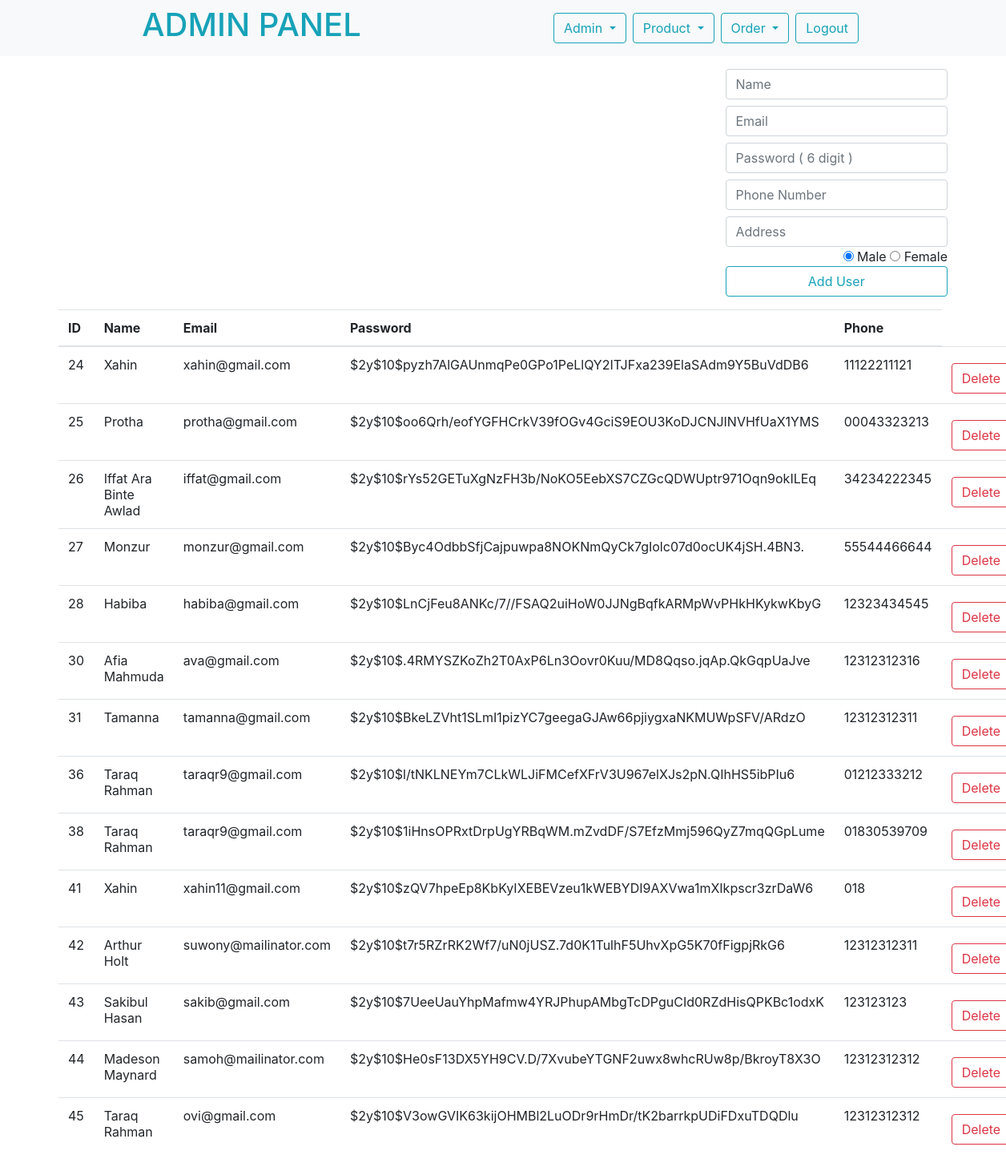
Page /admin/users.php (signed in) on the committed database.
### tables this page shows
CREATE TABLE `userregistration` (
  `id` int(11) NOT NULL,
  `name` varchar(255) NOT NULL,
  `email` varchar(255) NOT NULL,
  `password` varchar(255) NOT NULL,
  `phone` varchar(20) NOT NULL,
  `address` varchar(255) NOT NULL,
  `gender` varchar(10) NOT NULL,
  `image` varchar(200) NOT NULL
);

### init.php (called while the page is built, shortened)
<?php
$source = new source;
?>

### classes/source.php (called while the page is built, shortened)
<?php
class source extends db{
    public $Query;
    public function Query($query,$param = []){
        if(empty($param)){
            $this->Query = $this->db->prepare($query);
            return $this->Query->execute();
        }else{
            $this->Query = $this->db->prepare($query);
            return $this->Query->execute($param);
        }
    }
    public function CountRows(){
        return $this->Query->rowCount();
    }
    public function FetchAll(){
        return $this->Query->FetchAll(PDO::FETCH_OBJ);
    }
}
?>

### classes/db.php (called while the page is built, shortened)
<?php
class db{
    private $host = "localhost";
    private $username = "root";
    private $password = "";
    private $database = "dailybazar";
    public function __construct(){
        try{
            $this->db = new PDO("mysql:hsot=".$this->host.";dbname=".$this->database,
            $this->username,$this->password);
        }catch(PDOException $e){
            echo "Connection problem : ".$e->getMessage();
        }
    }
}
?>

### admin/users.php (the view, shortened to what this page needs)
<?php
include "../init.php";
?>
<html>
<head>
    <link rel="stylesheet" href="https://maxcdn.bootstrapcdn.com/bootstrap/4.0.0/css/bootstrap.min.css" />
</head>
<body>
<?php include 'splitfile/navbar.php' ?>
<form action="" method="POST">
<?php
    if(!empty($_SESSION['admin_log'])){
        if($_SESSION['admin_log']==1){
            echo "
            <div class='container mt-3 w-100'>
        <form method='POST'>
            <input type='text' class='form-control w-25 ml-auto' name='name' placeholder='Name' required>
            <input type='email' class='form-control w-25 mt-2 ml-auto' name='email' placeholder='Email' required>
            <input type='password' class='form-control w-25 mt-2 ml-auto' name='password' placeholder='Password ( 6 digit )' required>
            <input type='number' class='form-control w-25 ml-auto mt-2' name='phone' placeholder='Phone Number' required>
            <input type='text' class='form-control w-25 mt-2 ml-auto' name='address' placeholder='Address' required>
            <div class='float-right '>
                        <input type='radio' name='gender' value='male' checked class = 'mr-auto'> Male
                        <input type='radio' name='gender' value='female'> Female
                    </div>
            <input type='submit' class='form-control w-25 mt-4 ml-auto btn btn-block btn-outline-info' name='adduser' value='Add User'>
        </form>
    </div>
            ";
        }
    }
?>
</form>
  <div class="container-fluid">
    <div class="container">
      <table class="table table-hover">
        <thead>
          <tr>
            <th class="col-1">ID</th>
            <th class="col-1">Name</th>
            <th class="col-1">Email</th>
            <th class="col-1">Password</th>
            <th class="col-1">Phone</th>
          </tr>
        </thead>
        <tbody>
          <?php
            $query = $source->Query("SELECT * FROM userregistration");
            $details = $source->FetchAll();
            $numrow = $source->CountRows();
            if($numrow>0){
              foreach($details as $row):
                if(!empty($_SESSION['admin_log'])){
                    if($_SESSION['admin_log']==1){
                        $delete = "<td> <a href='delete.php?deleteuser=".$row->id."' class='btn btn-outline-danger mt-2'> Delete</a> </td>";
                    }else{
                        $delete = "";
                    }
                }
                if(!empty($delete)){
                    echo "
                <tr>
                <td>".$row->id."</td>
                <td>".$row->name."</td>
                <td>".$row->email."</td>
                <td>".$row->password."</td>
                <td>".$row->phone."</td>
                ".$delete."
                </tr>";
                }
              endforeach;
            }
          ?>
        </tbody>
      </table>
    </div>
  </div>
</body>
</html>

### rows in the picture
userregistration: id "24", name "Xahin", email "xahin@gmail.com", password "$2y$10$pyzh7AlGAUnmqPe0GPo1PeLlQY2ITJFxa239ElaSAdm9Y5BuVdDB6", phone "11122211121"
userregistration: id "25", name "Protha", email "protha@gmail.com", password "$2y$10$oo6Qrh/eofYGFHCrkV39fOGv4GciS9EOU3KoDJCNJINVHfUaX1YMS", phone "00043323213"
userregistration: id "26", name "Iffat Ara Binte Awlad", email "iffat@gmail.com", password "$2y$10$rYs52GETuXgNzFH3b/NoKO5EebXS7CZGcQDWUptr971Oqn9okILEq", phone "34234222345"
userregistration: id "27", name "Monzur", email "monzur@gmail.com", password "$2y$10$Byc4OdbbSfjCajpuwpa8NOKNmQyCk7gIolc07d0ocUK4jSH.4BN3.", phone "55544466644"
userregistration: id "28", name "Habiba", email "habiba@gmail.com", password "$2y$10$LnCjFeu8ANKc/7//FSAQ2uiHoW0JJNgBqfkARMpWvPHkHKykwKbyG", phone "12323434545"
userregistration: id "30", name "Afia Mahmuda", email "ava@gmail.com", password "$2y$10$.4RMYSZKoZh2T0AxP6Ln3Oovr0Kuu/MD8Qqso.jqAp.QkGqpUaJve", phone "12312312316"
userregistration: id "31", name "Tamanna", email "tamanna@gmail.com", password "$2y$10$BkeLZVht1SLmI1pizYC7geegaGJAw66pjiygxaNKMUWpSFV/ARdzO", phone "12312312311"
userregistration: id "36", name "Taraq Rahman", email "taraqr9@gmail.com", password "$2y$10$l/tNKLNEYm7CLkWLJiFMCefXFrV3U967elXJs2pN.QIhHS5ibPIu6", phone "01212333212"
userregistration: id "38", name "Taraq Rahman", email "taraqr9@gmail.com", password "$2y$10$1iHnsOPRxtDrpUgYRBqWM.mZvdDF/S7EfzMmj596QyZ7mqQGpLume", phone "01830539709"
userregistration: id "41", name "Xahin", email "xahin11@gmail.com", password "$2y$10$zQV7hpeEp8KbKyIXEBEVzeu1kWEBYDI9AXVwa1mXIkpscr3zrDaW6", phone "018"
userregistration: id "42", name "Arthur Holt", email "suwony@mailinator.com", password "$2y$10$t7r5RZrRK2Wf7/uN0jUSZ.7d0K1TulhF5UhvXpG5K70fFigpjRkG6", phone "12312312311"
userregistration: id "43", name "Sakibul Hasan", email "sakib@gmail.com", password "$2y$10$7UeeUauYhpMafmw4YRJPhupAMbgTcDPguCId0RZdHisQPKBc1odxK", phone "123123123"
userregistration: id "44", name "Madeson Maynard", email "samoh@mailinator.com", password "$2y$10$He0sF13DX5YH9CV.D/7XvubeYTGNF2uwx8whcRUw8p/BkroyT8X3O", phone "12312312312"
userregistration: id "45", name "Taraq Rahman", email "ovi@gmail.com", password "$2y$10$V3owGVIK63kijOHMBl2LuODr9rHmDr/tK2barrkpUDiFDxuTDQDlu", phone "12312312312"
